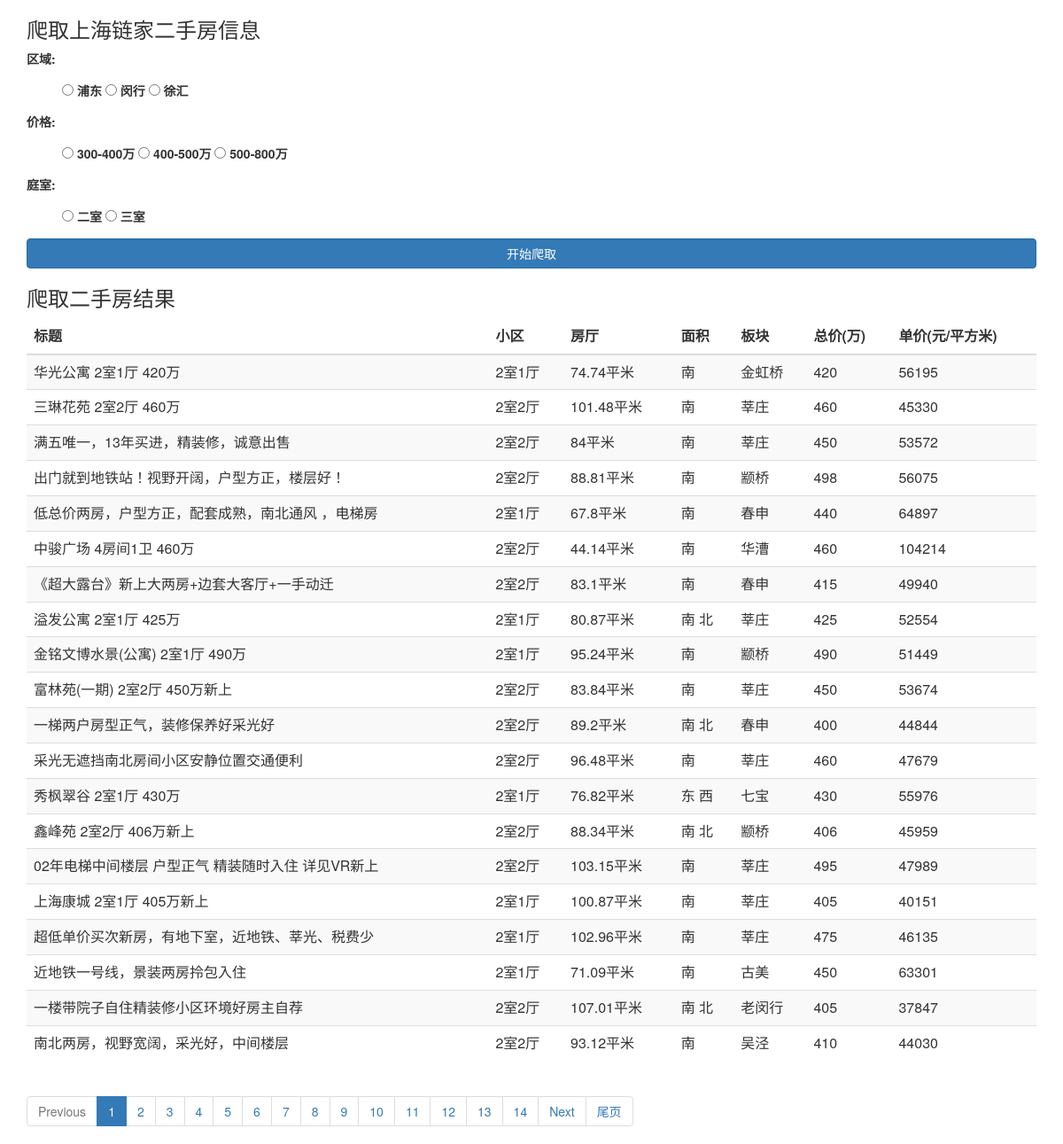
The page /homelink/ on the database its author committed.
### homelink/models.py (models this page shows, shortened)
class HouseInfo(models.Model):
    title = models.CharField(max_length=256, verbose_name='标题')
    house = models.CharField(max_length=20, verbose_name='小区')
    bedroom = models.CharField(max_length=20, verbose_name='房厅')
    area = models.CharField(max_length=20, verbose_name='面积')
    direction = models.CharField(max_length=20, verbose_name='朝向')
    floor = models.CharField(max_length=60, verbose_name='朝向')
    year = models.CharField(max_length=10, verbose_name='年份')
    location = models.CharField(max_length=10, verbose_name='位置')
    total_price = models.IntegerField(verbose_name='总结(万元)')
    unit_price = models.IntegerField(verbose_name='单价(元/平方米)')
    add_date = models.DateTimeField(auto_now_add=True, verbose_name="创建日期")
    mod_date = models.DateTimeField(auto_now=True, verbose_name="修改日期")
    class Meta:
        verbose_name = "二手房"

### homelink/views.py (the view)
# urls.py: path("",views.house_index,name="house_index"),
def house_index(request):
    form = HouseChoiceForm()
    house_list = HouseInfo.objects.all().order_by('-add_date')
    if house_list:
        paginator = Paginator(house_list, 20)
        page = request.GET.get('page',1) #默认为1
        currentPage = int(page)
        if currentPage - 5 < 1:
            pageRange = range(1, 15)  # 定义页码范围
        elif currentPage + 5 > paginator.num_pages:  # paginator.num_pages为总页数
            pageRange = range(currentPage - 14, paginator.num_pages + 1)
        else:
            pageRange = range(currentPage - 7, currentPage + 8)
        page_obj = paginator.get_page(page)
        Paginator.page_range = pageRange
        return render(request, 'homelink/index.html',
                      {'page_obj': page_obj, 'paginator': paginator,
                       'is_paginated': True, 'form': form,})
    else:
        return render(request,'homelink/index.html', {'form': form,})

### homelink/forms.py
class HouseChoiceForm(forms.Form):
    district = forms.CharField(label="区域",widget=forms.RadioSelect(choices=DISTRICT_CHOICES))
    price = forms.CharField(label="价格",widget=forms.RadioSelect(choices=PRICE_CHOICES))
    bedroom = forms.CharField(label="庭室", widget=forms.RadioSelect(choices=BEDROOM_CHOICES))

### homelink/templates/homelink/index.html (shortened to what this page needs)
{% extends "homelink/base.html" %}
{% block content %}
<h3>爬取上海链家二手房信息</h3>
<form method="POST" class="form-horizontal" role='form'
action="{% url 'homelink:house_spider' %}">
  {{ form.as_p }}
   <div class="form-group">
       <div class="col-md-12">
  <button type="submit" class="btn btn-primary form-control">开始爬取</button>
       </div>
   </div>
</form>
{% if page_obj %}
<h3>爬取二手房结果</h3>
<table class="table table-striped">
    <thead>
        <tr>            <th>标题</th>
            <th>小区</th>
            <th>房厅</th>
            <th>面积</th>
            <th>板块</th>
            <th>总价(万)</th>
            <th>单价(元/平方米)</th>
        </tr>
    </thead>
    <tbody>
     {% for house in page_obj %}
        <tr>
            <td>
            {{ house.title }}
            </td>
            <td>
            {{ house.house }}
            </td>
            <td>
            {{ house.bedroom }}
            </td>
             <td>
             {{ house.area }}
            </td>
            <td>
             {{ house.location }}
            </td>
             <td>
            {{ house.total_price }}
            </td>
            <td>
                {{ house.unit_price }}
            </td>
     {% endfor %}
        </tr>
    </tbody></table>
{% else %}
    <p>尚无二手房信息。</p>
{% endif %}
{% if is_paginated %}
     <ul class="pagination">
    {% if page_obj.has_previous %}
      <li class="page-item"><a class="page-link" href="?page={{ page_obj.previous_page_number }}">Previous</a></li>
    {% else %}
      <li class="page-item disabled"><span class="page-link">Previous</span></li>
    {% endif %}
    {% for i in paginator.page_range %}
        {% if page_obj.number == i %}
      <li class="page-item active"><span class="page-link"> {{ i }} <span class="sr-only">(current)</span></span></li>
       {% else %}
        <li class="page-item"><a class="page-link" href="?page={{ i }}">{{ i }}</a></li>
       {% endif %}
    {% endfor %}
     {% if page_obj.has_next %}
      <li class="page-item"><a class="page-link" href="?page={{ page_obj.next_page_number }}">Next</a></li>
    {% else %}
      <li class="page-item disabled"><span class="page-link">Next</span></li>
    {% endif %}
     {% if page_obj.number != paginator.num_pages %}
         <li class="page-item"><a class="page-link" href="?page={{ paginator.num_pages }}">尾页</a></li>
     {% endif %}
    </ul>
{% endif %}
{% endblock %}

### homelink/templates/homelink/base.html (shortened to what this page needs)
{% load static %}
<html lang="en">
<head>
<link rel="stylesheet" href="https://maxcdn.bootstrapcdn.com/bootstrap/3.3.5/css/bootstrap.min.css">
</head>
<body>
<main>
    <div class="container">
    {% block content %}{% endblock %}
        </div>
</main>
</body>
</html>

### homelink/templates/homelink/base.html (style rules this page uses)
ul li { display:inline; list-style-type:none; }

### rows shown on the page
HouseInfo: title "华光公寓 2室1厅 420万", house "2室1厅", bedroom "74.74平米", area "南", location "金虹桥", total_price "420", unit_price "56195"
HouseInfo: title "三琳花苑 2室2厅 460万", house "2室2厅", bedroom "101.48平米", area "南", location "莘庄", total_price "460", unit_price "45330"
HouseInfo: title "满五唯一，13年买进，精装修，诚意出售", house "2室2厅", bedroom "84平米", area "南", location "莘庄", total_price "450", unit_price "53572"
HouseInfo: title "出门就到地铁站！视野开阔，户型方正，楼层好！", house "2室2厅", bedroom "88.81平米", area "南", location "颛桥", total_price "498", unit_price "56075"
HouseInfo: title "低总价两房，户型方正，配套成熟，南北通风 ，电梯房", house "2室1厅", bedroom "67.8平米", area "南", location "春申", total_price "440", unit_price "64897"
HouseInfo: title "中骏广场 4房间1卫 460万", house "2室2厅", bedroom "44.14平米", area "南", location "华漕", total_price "460", unit_price "104214"
HouseInfo: title "《超大露台》新上大两房+边套大客厅+一手动迁", house "2室2厅", bedroom "83.1平米", area "南", location "春申", total_price "415", unit_price "49940"
HouseInfo: title "溢发公寓 2室1厅 425万", house "2室1厅", bedroom "80.87平米", area "南 北", location "莘庄", total_price "425", unit_price "52554"
HouseInfo: title "金铭文博水景(公寓) 2室1厅 490万", house "2室1厅", bedroom "95.24平米", area "南", location "颛桥", total_price "490", unit_price "51449"
HouseInfo: title "富林苑(一期) 2室2厅 450万新上", house "2室2厅", bedroom "83.84平米", area "南", location "莘庄", total_price "450", unit_price "53674"
HouseInfo: title "一梯两户房型正气，装修保养好采光好", house "2室2厅", bedroom "89.2平米", area "南 北", location "春申", total_price "400", unit_price "44844"
HouseInfo: title "采光无遮挡南北房间小区安静位置交通便利", house "2室2厅", bedroom "96.48平米", area "南", location "莘庄", total_price "460", unit_price "47679"
HouseInfo: title "秀枫翠谷 2室1厅 430万", house "2室1厅", bedroom "76.82平米", area "东 西", location "七宝", total_price "430", unit_price "55976"
HouseInfo: title "鑫峰苑 2室2厅 406万新上", house "2室2厅", bedroom "88.34平米", area "南 北", location "颛桥", total_price "406", unit_price "45959"
HouseInfo: title "02年电梯中间楼层 户型正气 精装随时入住 详见VR新上", house "2室2厅", bedroom "103.15平米", area "南", location "莘庄", total_price "495", unit_price "47989"
HouseInfo: title "上海康城 2室1厅 405万新上", house "2室1厅", bedroom "100.87平米", area "南", location "莘庄", total_price "405", unit_price "40151"
HouseInfo: title "超低单价买次新房，有地下室，近地铁、莘光、税费少", house "2室1厅", bedroom "102.96平米", area "南", location "莘庄", total_price "475", unit_price "46135"
HouseInfo: title "近地铁一号线，景装两房拎包入住", house "2室1厅", bedroom "71.09平米", area "南", location "古美", total_price "450", unit_price "63301"
HouseInfo: title "一楼带院子自住精装修小区环境好房主自荐", house "2室2厅", bedroom "107.01平米", area "南 北", location "老闵行", total_price "405", unit_price "37847"
HouseInfo: title "南北两房，视野宽阔，采光好，中间楼层", house "2室2厅", bedroom "93.12平米", area "南", location "吴泾", total_price "410", unit_price "44030"

### other values the page prints
{{ i }} "1"
{{ i }} "2" "3" "4" "5" "6" "7" "8" "9" "10" "11" "12" "13" "14"
